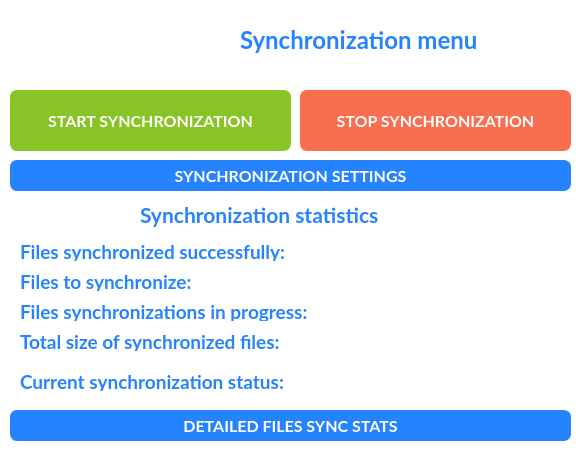
<?xml version="1.0" encoding="UTF-8"?>
<ui version="4.0">
 <class>SyncMenu</class>
 <widget class="QDialog" name="SyncMenu">
  <property name="geometry">
   <rect>
    <x>0</x>
    <y>0</y>
    <width>581</width>
    <height>452</height>
   </rect>
  </property>
  <property name="palette">
   <palette>
    <active>
     <colorrole role="WindowText">
      <brush brushstyle="SolidPattern">
       <color alpha="255">
        <red>0</red>
        <green>0</green>
        <blue>0</blue>
       </color>
      </brush>
     </colorrole>
     <colorrole role="Button">
      <brush brushstyle="SolidPattern">
       <color alpha="255">
        <red>255</red>
        <green>255</green>
        <blue>255</blue>
       </color>
      </brush>
     </colorrole>
     <colorrole role="Light">
      <brush brushstyle="SolidPattern">
       <color alpha="255">
        <red>255</red>
        <green>255</green>
        <blue>255</blue>
       </color>
      </brush>
     </colorrole>
     <colorrole role="Midlight">
      <brush brushstyle="SolidPattern">
       <color alpha="255">
        <red>255</red>
        <green>255</green>
        <blue>255</blue>
       </color>
      </brush>
     </colorrole>
     <colorrole role="Dark">
      <brush brushstyle="SolidPattern">
       <color alpha="255">
        <red>127</red>
        <green>127</green>
        <blue>127</blue>
       </color>
      </brush>
     </colorrole>
     <colorrole role="Mid">
      <brush brushstyle="SolidPattern">
       <color alpha="255">
        <red>170</red>
        <green>170</green>
        <blue>170</blue>
       </color>
      </brush>
     </colorrole>
     <colorrole role="Text">
      <brush brushstyle="SolidPattern">
       <color alpha="255">
        <red>0</red>
        <green>0</green>
        <blue>0</blue>
       </color>
      </brush>
     </colorrole>
     <colorrole role="BrightText">
      <brush brushstyle="SolidPattern">
       <color alpha="255">
        <red>255</red>
        <green>255</green>
        <blue>255</blue>
       </color>
      </brush>
     </colorrole>
     <colorrole role="ButtonText">
      <brush brushstyle="SolidPattern">
       <color alpha="255">
        <red>0</red>
        <green>0</green>
        <blue>0</blue>
       </color>
      </brush>
     </colorrole>
     <colorrole role="Base">
      <brush brushstyle="SolidPattern">
       <color alpha="255">
        <red>255</red>
        <green>255</green>
        <blue>255</blue>
       </color>
      </brush>
     </colorrole>
     <colorrole role="Window">
      <brush brushstyle="SolidPattern">
       <color alpha="255">
        <red>255</red>
        <green>255</green>
        <blue>255</blue>
       </color>
      </brush>
     </colorrole>
     <colorrole role="Shadow">
      <brush brushstyle="SolidPattern">
       <color alpha="255">
        <red>0</red>
        <green>0</green>
        <blue>0</blue>
       </color>
      </brush>
     </colorrole>
     <colorrole role="AlternateBase">
      <brush brushstyle="SolidPattern">
       <color alpha="255">
        <red>255</red>
        <green>255</green>
        <blue>255</blue>
       </color>
      </brush>
     </colorrole>
     <colorrole role="ToolTipBase">
      <brush brushstyle="SolidPattern">
       <color alpha="255">
        <red>255</red>
        <green>255</green>
        <blue>220</blue>
       </color>
      </brush>
     </colorrole>
     <colorrole role="ToolTipText">
      <brush brushstyle="SolidPattern">
       <color alpha="255">
        <red>0</red>
        <green>0</green>
        <blue>0</blue>
       </color>
      </brush>
     </colorrole>
    </active>
    <inactive>
     <colorrole role="WindowText">
      <brush brushstyle="SolidPattern">
       <color alpha="255">
        <red>0</red>
        <green>0</green>
        <blue>0</blue>
       </color>
      </brush>
     </colorrole>
     <colorrole role="Button">
      <brush brushstyle="SolidPattern">
       <color alpha="255">
        <red>255</red>
        <green>255</green>
        <blue>255</blue>
       </color>
      </brush>
     </colorrole>
     <colorrole role="Light">
      <brush brushstyle="SolidPattern">
       <color alpha="255">
        <red>255</red>
        <green>255</green>
        <blue>255</blue>
       </color>
      </brush>
     </colorrole>
     <colorrole role="Midlight">
      <brush brushstyle="SolidPattern">
       <color alpha="255">
        <red>255</red>
        <green>255</green>
        <blue>255</blue>
       </color>
      </brush>
     </colorrole>
     <colorrole role="Dark">
      <brush brushstyle="SolidPattern">
       <color alpha="255">
        <red>127</red>
        <green>127</green>
        <blue>127</blue>
       </color>
      </brush>
     </colorrole>
     <colorrole role="Mid">
      <brush brushstyle="SolidPattern">
       <color alpha="255">
        <red>170</red>
        <green>170</green>
        <blue>170</blue>
       </color>
      </brush>
     </colorrole>
     <colorrole role="Text">
      <brush brushstyle="SolidPattern">
       <color alpha="255">
        <red>0</red>
        <green>0</green>
        <blue>0</blue>
       </color>
      </brush>
     </colorrole>
     <colorrole role="BrightText">
      <brush brushstyle="SolidPattern">
       <color alpha="255">
        <red>255</red>
        <green>255</green>
        <blue>255</blue>
       </color>
      </brush>
     </colorrole>
     <colorrole role="ButtonText">
      <brush brushstyle="SolidPattern">
       <color alpha="255">
        <red>0</red>
        <green>0</green>
        <blue>0</blue>
       </color>
      </brush>
     </colorrole>
     <colorrole role="Base">
      <brush brushstyle="SolidPattern">
       <color alpha="255">
        <red>255</red>
        <green>255</green>
        <blue>255</blue>
       </color>
      </brush>
     </colorrole>
     <colorrole role="Window">
      <brush brushstyle="SolidPattern">
       <color alpha="255">
        <red>255</red>
        <green>255</green>
        <blue>255</blue>
       </color>
      </brush>
     </colorrole>
     <colorrole role="Shadow">
      <brush brushstyle="SolidPattern">
       <color alpha="255">
        <red>0</red>
        <green>0</green>
        <blue>0</blue>
       </color>
      </brush>
     </colorrole>
     <colorrole role="AlternateBase">
      <brush brushstyle="SolidPattern">
       <color alpha="255">
        <red>255</red>
        <green>255</green>
        <blue>255</blue>
       </color>
      </brush>
     </colorrole>
     <colorrole role="ToolTipBase">
      <brush brushstyle="SolidPattern">
       <color alpha="255">
        <red>255</red>
        <green>255</green>
        <blue>220</blue>
       </color>
      </brush>
     </colorrole>
     <colorrole role="ToolTipText">
      <brush brushstyle="SolidPattern">
       <color alpha="255">
        <red>0</red>
        <green>0</green>
        <blue>0</blue>
       </color>
      </brush>
     </colorrole>
    </inactive>
    <disabled>
     <colorrole role="WindowText">
      <brush brushstyle="SolidPattern">
       <color alpha="255">
        <red>127</red>
        <green>127</green>
        <blue>127</blue>
       </color>
      </brush>
     </colorrole>
     <colorrole role="Button">
      <brush brushstyle="SolidPattern">
       <color alpha="255">
        <red>255</red>
        <green>255</green>
        <blue>255</blue>
       </color>
      </brush>
     </colorrole>
     <colorrole role="Light">
      <brush brushstyle="SolidPattern">
       <color alpha="255">
        <red>255</red>
        <green>255</green>
        <blue>255</blue>
       </color>
      </brush>
     </colorrole>
     <colorrole role="Midlight">
      <brush brushstyle="SolidPattern">
       <color alpha="255">
        <red>255</red>
        <green>255</green>
        <blue>255</blue>
       </color>
      </brush>
     </colorrole>
     <colorrole role="Dark">
      <brush brushstyle="SolidPattern">
       <color alpha="255">
        <red>127</red>
        <green>127</green>
        <blue>127</blue>
       </color>
      </brush>
     </colorrole>
     <colorrole role="Mid">
      <brush brushstyle="SolidPattern">
       <color alpha="255">
        <red>170</red>
        <green>170</green>
        <blue>170</blue>
       </color>
      </brush>
     </colorrole>
     <colorrole role="Text">
      <brush brushstyle="SolidPattern">
       <color alpha="255">
        <red>127</red>
        <green>127</green>
        <blue>127</blue>
       </color>
      </brush>
     </colorrole>
     <colorrole role="BrightText">
      <brush brushstyle="SolidPattern">
       <color alpha="255">
        <red>255</red>
        <green>255</green>
        <blue>255</blue>
       </color>
      </brush>
     </colorrole>
     <colorrole role="ButtonText">
      <brush brushstyle="SolidPattern">
       <color alpha="255">
        <red>127</red>
        <green>127</green>
        <blue>127</blue>
       </color>
      </brush>
     </colorrole>
     <colorrole role="Base">
      <brush brushstyle="SolidPattern">
       <color alpha="255">
        <red>255</red>
        <green>255</green>
        <blue>255</blue>
       </color>
      </brush>
     </colorrole>
     <colorrole role="Window">
      <brush brushstyle="SolidPattern">
       <color alpha="255">
        <red>255</red>
        <green>255</green>
        <blue>255</blue>
       </color>
      </brush>
     </colorrole>
     <colorrole role="Shadow">
      <brush brushstyle="SolidPattern">
       <color alpha="255">
        <red>0</red>
        <green>0</green>
        <blue>0</blue>
       </color>
      </brush>
     </colorrole>
     <colorrole role="AlternateBase">
      <brush brushstyle="SolidPattern">
       <color alpha="255">
        <red>255</red>
        <green>255</green>
        <blue>255</blue>
       </color>
      </brush>
     </colorrole>
     <colorrole role="ToolTipBase">
      <brush brushstyle="SolidPattern">
       <color alpha="255">
        <red>255</red>
        <green>255</green>
        <blue>220</blue>
       </color>
      </brush>
     </colorrole>
     <colorrole role="ToolTipText">
      <brush brushstyle="SolidPattern">
       <color alpha="255">
        <red>0</red>
        <green>0</green>
        <blue>0</blue>
       </color>
      </brush>
     </colorrole>
    </disabled>
   </palette>
  </property>
  <property name="windowTitle">
   <string>Dialog</string>
  </property>
  <widget class="QLabel" name="label_3">
   <property name="geometry">
    <rect>
     <x>50</x>
     <y>10</y>
     <width>131</width>
     <height>61</height>
    </rect>
   </property>
   <property name="text">
    <string/>
   </property>
   <property name="pixmap">
    <pixmap resource="../../resources/resources.qrc">:/resources/storj-logo-horizontal.png</pixmap>
   </property>
   <property name="scaledContents">
    <bool>true</bool>
   </property>
  </widget>
  <widget class="QLabel" name="file_name">
   <property name="geometry">
    <rect>
     <x>240</x>
     <y>10</y>
     <width>371</width>
     <height>61</height>
    </rect>
   </property>
   <property name="font">
    <font>
     <family>Lato</family>
     <pointsize>11</pointsize>
     <weight>75</weight>
     <bold>true</bold>
    </font>
   </property>
   <property name="styleSheet">
    <string notr="true">QLabel{
color: #2683ff;
}
</string>
   </property>
   <property name="text">
    <string>&lt;html&gt;&lt;head/&gt;&lt;body&gt;&lt;p&gt;&lt;span style=&quot; font-size:18pt;&quot;&gt;Synchronization menu&lt;/span&gt;&lt;/p&gt;&lt;/body&gt;&lt;/html&gt;</string>
   </property>
  </widget>
  <widget class="QPushButton" name="sync_settings_bt">
   <property name="geometry">
    <rect>
     <x>10</x>
     <y>160</y>
     <width>561</width>
     <height>31</height>
    </rect>
   </property>
   <property name="font">
    <font>
     <family>Lato</family>
     <pointsize>12</pointsize>
     <weight>75</weight>
     <bold>true</bold>
    </font>
   </property>
   <property name="styleSheet">
    <string notr="true">QPushButton {
	background-color: #2683ff;
	border: 1px solid #2683ff;
	color: #fff;
	border-radius: 7px;
}
QPushButton:hover{
  background-color: #2274e2;
  border-color: #2274e2;
}
QPushButton:active{
  background-color: #4393ff;
  border-color: #4393ff;
}</string>
   </property>
   <property name="text">
    <string>SYNCHRONIZATION SETTINGS</string>
   </property>
  </widget>
  <widget class="QPushButton" name="stop_sync_bt">
   <property name="geometry">
    <rect>
     <x>300</x>
     <y>90</y>
     <width>271</width>
     <height>61</height>
    </rect>
   </property>
   <property name="font">
    <font>
     <family>Lato</family>
     <pointsize>12</pointsize>
     <weight>75</weight>
     <bold>true</bold>
    </font>
   </property>
   <property name="styleSheet">
    <string notr="true">QPushButton {
	background-color: #fa6e50;
	border: 1px solid #fa6e50;
	color: #fff;
	border-radius: 7px;
}
QPushButton:hover{
	background-color: #fa6e50;
	border-color: #fa6e50;
}
QPushButton:active {
	background-color: #fa6e50;
	border-color: #fa6e50
}</string>
   </property>
   <property name="text">
    <string>STOP SYNCHRONIZATION</string>
   </property>
  </widget>
  <widget class="QPushButton" name="start_sync_bt">
   <property name="geometry">
    <rect>
     <x>10</x>
     <y>90</y>
     <width>281</width>
     <height>61</height>
    </rect>
   </property>
   <property name="font">
    <font>
     <family>Lato</family>
     <pointsize>12</pointsize>
     <weight>75</weight>
     <bold>true</bold>
    </font>
   </property>
   <property name="styleSheet">
    <string notr="true">QPushButton:hover{
  background-color: #83bf20;
  border-color: #83bf20;
}
QPushButton:active {
  background-color: #93cc36;
  border-color: #93cc36;
}
QPushButton{
  background-color: #88c425;
	border: 1px solid #88c425;
	color: #fff;
	border-radius: 7px;
}</string>
   </property>
   <property name="text">
    <string>START SYNCHRONIZATION</string>
   </property>
  </widget>
  <widget class="QLabel" name="file_name_2">
   <property name="geometry">
    <rect>
     <x>140</x>
     <y>200</y>
     <width>311</width>
     <height>31</height>
    </rect>
   </property>
   <property name="font">
    <font>
     <family>Lato</family>
     <pointsize>11</pointsize>
     <weight>75</weight>
     <bold>true</bold>
    </font>
   </property>
   <property name="styleSheet">
    <string notr="true">QLabel{
color: #2683ff;
}
</string>
   </property>
   <property name="text">
    <string>&lt;html&gt;&lt;head/&gt;&lt;body&gt;&lt;p&gt;&lt;span style=&quot; font-size:16pt;&quot;&gt;Synchronization statistics&lt;/span&gt;&lt;/p&gt;&lt;/body&gt;&lt;/html&gt;</string>
   </property>
  </widget>
  <widget class="QPushButton" name="detailied_sync_stats_bt">
   <property name="geometry">
    <rect>
     <x>10</x>
     <y>410</y>
     <width>561</width>
     <height>31</height>
    </rect>
   </property>
   <property name="font">
    <font>
     <family>Lato</family>
     <pointsize>12</pointsize>
     <weight>75</weight>
     <bold>true</bold>
    </font>
   </property>
   <property name="styleSheet">
    <string notr="true">QPushButton {
	background-color:  #2683ff;
	border: 1px solid #2683ff;
	color: #fff;
	border-radius: 7px;
}
QPushButton:hover{
  background-color: #2274e2;
  border-color: #2274e2;
}
QPushButton:active{
  background-color: #4393ff;
  border-color: #4393ff;
}</string>
   </property>
   <property name="text">
    <string>DETAILED FILES SYNC STATS</string>
   </property>
  </widget>
  <widget class="QLabel" name="file_name_3">
   <property name="geometry">
    <rect>
     <x>20</x>
     <y>240</y>
     <width>351</width>
     <height>21</height>
    </rect>
   </property>
   <property name="font">
    <font>
     <family>Lato</family>
     <pointsize>11</pointsize>
     <weight>75</weight>
     <bold>true</bold>
    </font>
   </property>
   <property name="styleSheet">
    <string notr="true">QLabel{
color: #2683ff;
}
</string>
   </property>
   <property name="text">
    <string>&lt;html&gt;&lt;head/&gt;&lt;body&gt;&lt;p&gt;&lt;span style=&quot; font-size:14pt;&quot;&gt;Files synchronized successfully:&lt;/span&gt;&lt;/p&gt;&lt;/body&gt;&lt;/html&gt;</string>
   </property>
  </widget>
  <widget class="QLabel" name="file_name_4">
   <property name="geometry">
    <rect>
     <x>20</x>
     <y>270</y>
     <width>231</width>
     <height>21</height>
    </rect>
   </property>
   <property name="font">
    <font>
     <family>Lato</family>
     <pointsize>11</pointsize>
     <weight>75</weight>
     <bold>true</bold>
    </font>
   </property>
   <property name="styleSheet">
    <string notr="true">QLabel{
color: #2683ff;
}
</string>
   </property>
   <property name="text">
    <string>&lt;html&gt;&lt;head/&gt;&lt;body&gt;&lt;p&gt;&lt;span style=&quot; font-size:14pt;&quot;&gt;Files to synchronize:&lt;/span&gt;&lt;/p&gt;&lt;/body&gt;&lt;/html&gt;</string>
   </property>
  </widget>
  <widget class="QLabel" name="file_name_5">
   <property name="geometry">
    <rect>
     <x>20</x>
     <y>300</y>
     <width>381</width>
     <height>21</height>
    </rect>
   </property>
   <property name="font">
    <font>
     <family>Lato</family>
     <pointsize>11</pointsize>
     <weight>75</weight>
     <bold>true</bold>
    </font>
   </property>
   <property name="styleSheet">
    <string notr="true">QLabel{
color: #2683ff;
}
</string>
   </property>
   <property name="text">
    <string>&lt;html&gt;&lt;head/&gt;&lt;body&gt;&lt;p&gt;&lt;span style=&quot; font-size:14pt;&quot;&gt;Files synchronizations in progress:&lt;/span&gt;&lt;/p&gt;&lt;/body&gt;&lt;/html&gt;</string>
   </property>
  </widget>
  <widget class="QLabel" name="file_name_6">
   <property name="geometry">
    <rect>
     <x>20</x>
     <y>330</y>
     <width>341</width>
     <height>21</height>
    </rect>
   </property>
   <property name="font">
    <font>
     <family>Lato</family>
     <pointsize>11</pointsize>
     <weight>75</weight>
     <bold>true</bold>
    </font>
   </property>
   <property name="styleSheet">
    <string notr="true">QLabel{
color: #2683ff;
}
</string>
   </property>
   <property name="text">
    <string>&lt;html&gt;&lt;head/&gt;&lt;body&gt;&lt;p&gt;&lt;span style=&quot; font-size:14pt;&quot;&gt;Total size of synchronized files:&lt;/span&gt;&lt;/p&gt;&lt;/body&gt;&lt;/html&gt;</string>
   </property>
  </widget>
  <widget class="QLabel" name="file_name_7">
   <property name="geometry">
    <rect>
     <x>20</x>
     <y>370</y>
     <width>341</width>
     <height>21</height>
    </rect>
   </property>
   <property name="font">
    <font>
     <family>Lato</family>
     <pointsize>11</pointsize>
     <weight>75</weight>
     <bold>true</bold>
    </font>
   </property>
   <property name="styleSheet">
    <string notr="true">QLabel{
color: #2683ff;
}
</string>
   </property>
   <property name="text">
    <string>&lt;html&gt;&lt;head/&gt;&lt;body&gt;&lt;p&gt;&lt;span style=&quot; font-size:14pt;&quot;&gt;Current synchronization status:&lt;/span&gt;&lt;/p&gt;&lt;/body&gt;&lt;/html&gt;</string>
   </property>
  </widget>
 </widget>
 <resources>
  <include location="../../resources/resources.qrc"/>
  <include location="../../../../../../../../../resources/resources.qrc"/>
 </resources>
 <connections/>
</ui>
